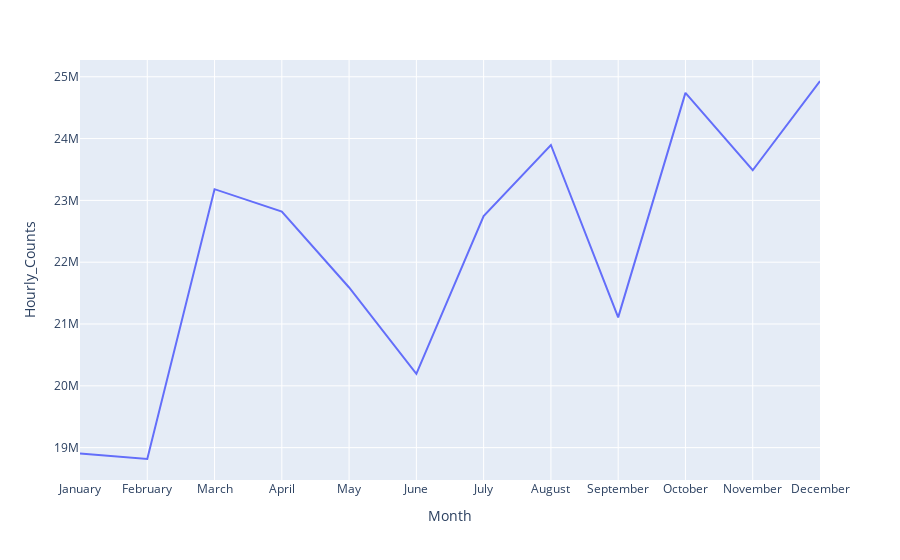

Here is the notebook cell this chart was saved with:
### Code cell
px.line(sorted_months_2019_df, x="Month", y="Hourly_Counts")

### Figure 1 — Plotly figure (JSON) as saved in the notebook; plotly's stock layout.template omitted (floating-point values rounded to 4 significant figures)
{"data": [{"hovertemplate": "Month=%{x}<br>Hourly_Counts=%{y}<extra></extra>", "legendgroup": "", "line": {"color": "#636efa", "dash": "solid"}, "mode": "lines", "name": "", "orientation": "v", "showlegend": false, "type": "scatter", "x": ["January", "February", "March", "April", "May", "June", "July", "August", "September", "October", "November", "December"], "xaxis": "x", "y": [18904686, 18816254, 23181242, 22818120, 21590920, 20194222, 22744685, 23896524, 21107792, 24738547, 23487511, 24931172], "yaxis": "y"}], "layout": {"autosize": true, "legend": {"tracegroupgap": 0}, "margin": {"t": 60}, "xaxis": {"anchor": "y", "autorange": true, "domain": [0, 1], "range": [0, 11], "title": {"text": "Month"}, "type": "category"}, "yaxis": {"anchor": "x", "autorange": true, "domain": [0, 1], "range": [18480000.0, 25270000.0], "title": {"text": "Hourly_Counts"}, "type": "linear"}}}
